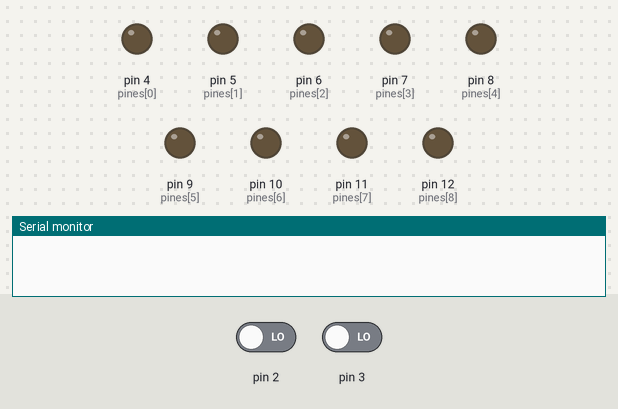
Bench run of a sketch on a simulated Arduino Uno, built with avr-gcc and run on an emulated ATmega328P. Parts: output pins drawn as LEDs (lit = HIGH), the last lines printed to the serial monitor. Dashed ring = blinking. The test bench sets the inputs (shaded band); at power-on: pin 2 LOW, pin 3 LOW.

Above: at 1.2 s.
1.3 s: pin 2 driven HIGH
At 1.7 s:
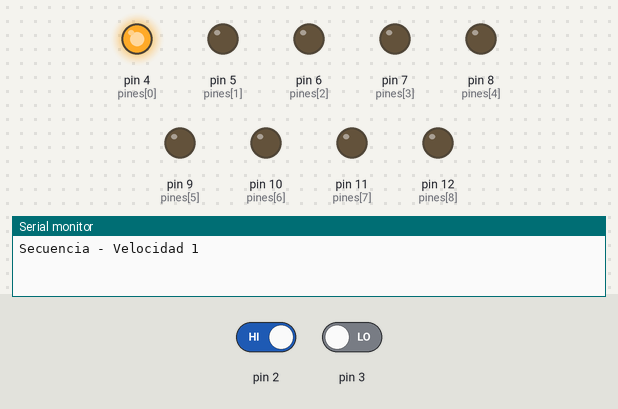
At 9.7 s:
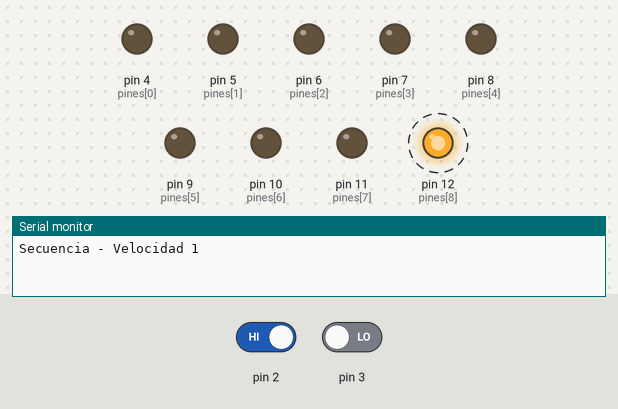
Timing chart, 0 to 16.3 s (numbered marks = the images above; inputs shaded):
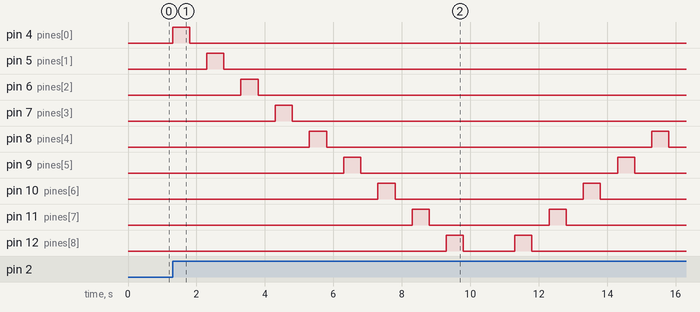

Measured:
- after the input at 1.3 s, pin 4 (pines[0]): LOW → HIGH at once, → LOW 0.50 s later; pin 5 (pines[1]): LOW → HIGH after 1.0 s, → LOW 0.50 s later; pin 6 (pines[2]): LOW → HIGH after 2.0 s, → LOW 0.50 s later; pin 7 (pines[3]): LOW → HIGH after 3.0 s, → LOW 0.50 s later; pin 8 (pines[4]): alternates HIGH for 0.50 s and LOW for 9.5 s, starting after 4.0 s

The sketch:

sketch_may02a.ino
```cpp
/*
   Fundacion Kinal
   Centro educativo tecnico laboral Kinal
   Quinto perito
   Quinto electronica
   Codigo Tecnico: EB5AM
   Curso: Taller de electronica digital y reparacion de computadoras I
   Proyecto: Auto-fantastico
   Dev: Josue Julian de Jesus Robles Larios
   Fecha: 26 de abril
*/
int pines[] = {4, 5, 6, 7, 8, 9, 10, 11, 12};
int tiempo = 0;
void setup() {
  Serial.begin(9600);
  pinMode(2, INPUT);
  pinMode(3, INPUT);
  for (int p = 0; p < 9; p++) {
    pinMode(pines[p], OUTPUT);}
}

void loop() {
  if(digitalRead(2)==HIGH){
    tiempo = 500;
    Serial.println("Secuencia - Velocidad 1");
    for (int p = 0; p<9 ; p++){
    digitalWrite(pines[p], HIGH);
    delay(tiempo);
    digitalWrite(pines[p], LOW);
    delay(tiempo);}
    for (int p = 9; p>=0 ; p--){
    digitalWrite(pines[p], HIGH);
    delay(tiempo);
    digitalWrite(pines[p], LOW);
    delay(tiempo);}
  }
  if(digitalRead(3)==HIGH){
    tiempo = 1000;
    Serial.println("Secuencia - Velocidad 2");
    for (int p = 0; p<9 ; p++){
    digitalWrite(pines[p], HIGH);
    delay(tiempo);
    digitalWrite(pines[p], LOW);
    delay(tiempo);}
    for (int p = 9; p>=0 ; p--){
    digitalWrite(pines[p], HIGH);
    delay(tiempo);
    digitalWrite(pines[p], LOW);
    delay(tiempo);}
  }
}
```
